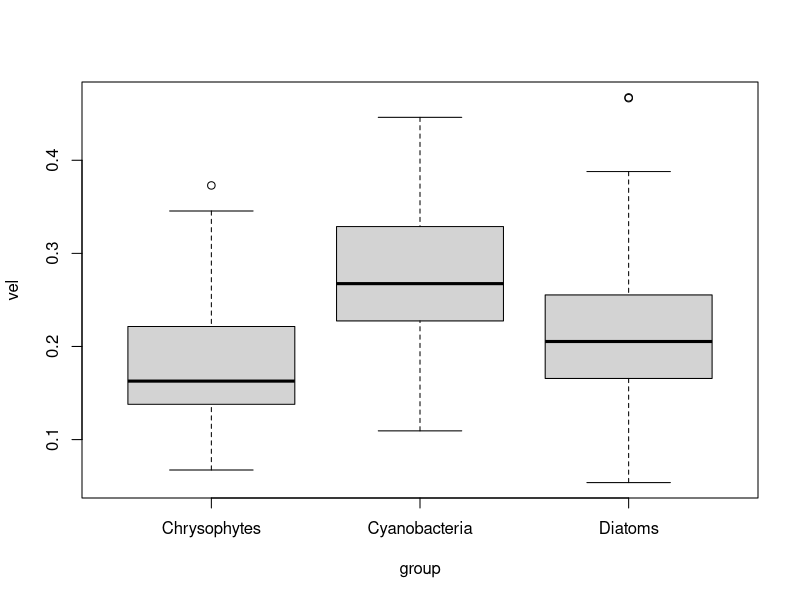
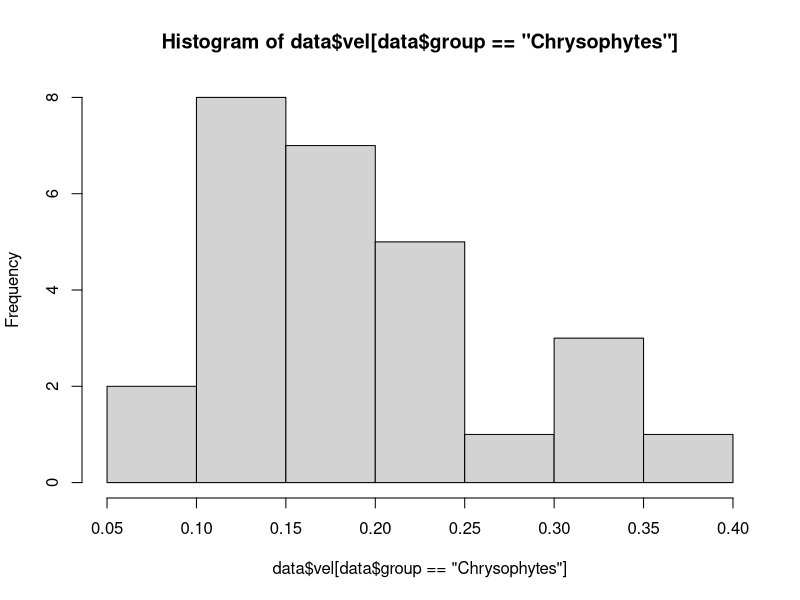
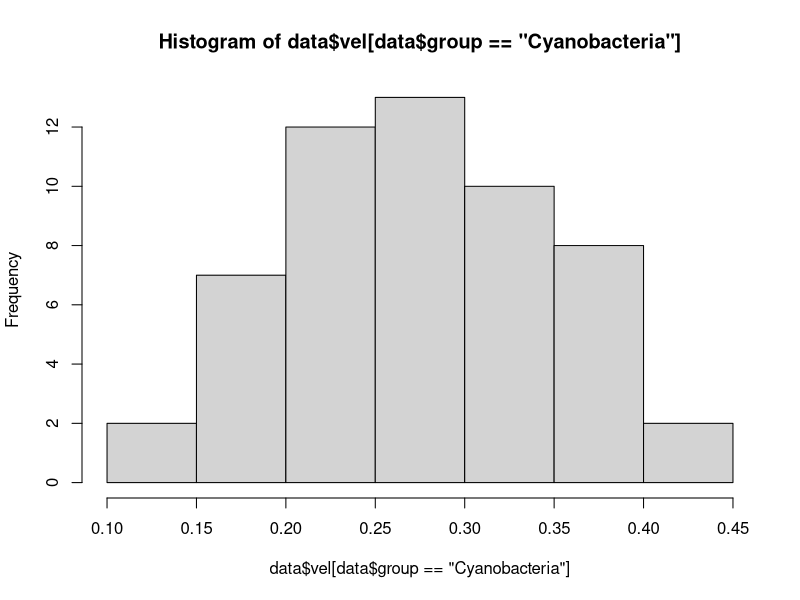
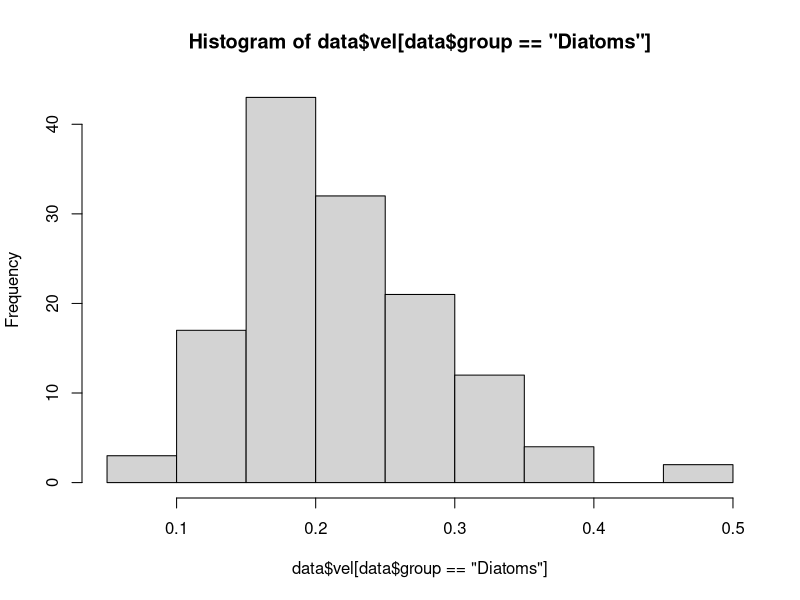
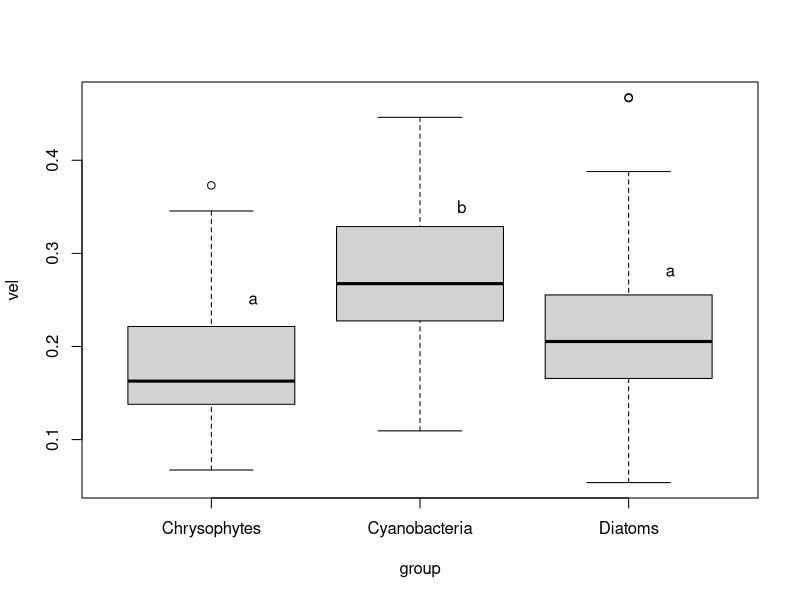

Write the R code that produced these figures, in order. (Note: this script raises an error after producing the figures.)
# worksheet 2iii
rm(list=ls(all=TRUE))

# one-way ANOVA, niche optima of periphyton
data <- read.table("data/nicheoptima.txt", header = TRUE)
names(data)
head(data)
str(data)
data$group<-factor(data$group)
data$group # 3 levels of factor "group"

boxplot(vel~group,data=data)
hist(data$vel[data$group=="Chrysophytes"])
hist(data$vel[data$group=="Cyanobacteria"])
hist(data$vel[data$group=="Diatoms"])
# more checking of ND possible

# variance homogeneity?
bartlett.test(vel~group,data=data)

# ANOVA
mod1<-aov(vel~group,data=data)
summary(mod1)
TukeyHSD(mod1)
# There is a significant effect of periphyton group on niche optima 
# (ANOVA, F=..., P<0.001).

mod2<-lm(vel~group,data=data)
anova(mod2)
summary(mod2)
pairwise.t.test(data$vel,data$group,p.adjust="bonferroni",pool.sd=TRUE)
# post-hoc results better shown by graph
boxplot(vel~group,data=data)
text(1.2,.25,"a")
text(2.2,.35,"b")
text(3.2,.28,"a")
locator(1)

####################
# two-way ANOVA, stoichiometry of microbes
rm(list=ls(all=TRUE))
mic <- read.table("data/MicrobesStoichiometry.txt", header = TRUE)
names(mic)
str(mic)
mic$species<-factor(mic$species)
mic$phase<-factor(mic$phase)
mic$NP<-factor(mic$NP)
str(mic)

# choosing on 1 medium and testing species*phase effects on na_avg
mic2<-mic[mic$NP=="5",]

boxplot(na_avg~species*phase,data=,mic2)
boxplot(na_avg~phase*species,data=,mic2)

# checking ND
hist(mic2$na_avg[mic2$species=="Pec" & mic2$phase=="log"])
table(paste(mic2$species,mic2$phase))
# total n=32, in each group n=8, maybe ND check not reasonable?
# check residuals at end?

# variance homogeneity?
spec_phase<-factor(paste(mic2$species,mic2$phase,sep="_"))
spec_phase
bartlett.test(na_avg~spec_phase,data=mic2)

# ANOVA
boxplot(na_avg~phase*species,data=mic2)
mod1<-aov(na_avg~phase*species,data=mic2)
summary(mod1)
# missed a significant interaction (sample size issue likely)
TukeyHSD(mod1)
# Pec differs between log and stat, Ver does not
# --> post-hoc tests capture interaction better than ANOVA!

# using only log-phase and testing species*NP effects on na_avg
mic3<-mic[mic$phase=="log",]

boxplot(na_avg~species*NP,data=,mic3)
boxplot(na_avg~NP*species,data=,mic3)

# checking ND
hist(mic3$na_avg[mic2$species=="Pec" & mic2$NP=="5"])
table(paste(mic3$species,mic3$NP))
# total n=32, in each group n=8, maybe ND check not reasonable?

# variance homogeneity?
spec_NP<-factor(paste(mic3$species,mic3$NP,sep="_"))
spec_NP
bartlett.test(na_avg~spec_NP,data=mic3)

# ANOVA
boxplot(na_avg~NP*species,data=mic3)
mod2<-aov(na_avg~NP*species,data=mic3)
summary(mod2)
TukeyHSD(mod2)

# 3-way ANOVA ;-)
boxplot(na_avg~phase*species*NP,data=mic)
mod3<-aov(na_avg~phase*species*NP,data=mic)
summary(mod3)
TukeyHSD(mod3)
# note now existing significance for phase:species interaction
# smart color use for boxplot would be helpful
colors<-c("darkblue","lightblue","darkgreen","lightgreen")
boxplot(na_avg~phase*species*NP,data=mic,col=colors)

##############
# ANCOVA, Hucho
rm(list=ls(all=TRUE))
hucho <- read.table("data/HuchoRatschan2012.txt", header = TRUE)
names(hucho)
str(hucho)
hucho$population<-factor(hucho$population)
hucho$population
hucho$population<-factor(hucho$population,levels=c("limited","medium","large"))

plot(length~discharge,data=hucho)
plot(log(length)~log(discharge),data=hucho)
# could run linear regression
mod1<-lm(log(length)~log(discharge),data=hucho)
summary(mod1)

plot(log(length)~population,data=hucho)
# could run ANOVA
mod2<-aov(log(length)~population,data=hucho)
anova(mod2)

# combine to ANCOVA
mod3<-lm(log(length)~log(discharge)+population,data=hucho)
summary(mod3)
anova(mod3)

mod4<-lm(log(length)~log(discharge)*population,data=hucho)
summary(mod4)
anova(mod4)
# no significant interaction, so drop the interaction term

plot(log(length)~log(discharge),col=population,data=hucho)
# use custom color
col<-hucho$population
levels(col)<-c("red","orange","green")
col<-as.character(col)

plot(log(length)~log(discharge),col=col,data=hucho)
# add 3 parallel lines
summary(mod3)
coef(mod3)
abline(a=coef(mod3)[1],b=coef(mod3)[2],col="red")
abline(a=coef(mod3)[1]+coef(mod3)[3],b=coef(mod3)[2],col="orange")
abline(a=coef(mod3)[1]+coef(mod3)[4],b=coef(mod3)[2],col="green")
# the model for the large population (green) should be used
# the models for the small and medium populations (red) would underestimate fish (pass) size


